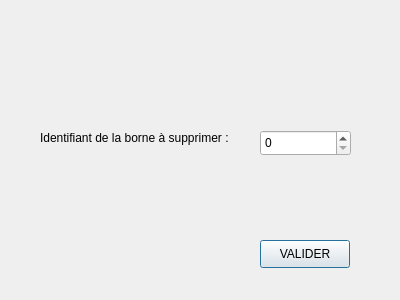
<?xml version="1.0" encoding="UTF-8"?>
<ui version="4.0">
 <class>supprimerBorne</class>
 <widget class="QDialog" name="supprimerBorne">
  <property name="geometry">
   <rect>
    <x>0</x>
    <y>0</y>
    <width>400</width>
    <height>300</height>
   </rect>
  </property>
  <property name="windowTitle">
   <string>supprimerBorne</string>
  </property>
  <widget class="QLabel" name="label">
   <property name="geometry">
    <rect>
     <x>40</x>
     <y>130</y>
     <width>221</width>
     <height>16</height>
    </rect>
   </property>
   <property name="text">
    <string>Identifiant de la borne à supprimer :</string>
   </property>
  </widget>
  <widget class="QSpinBox" name="id">
   <property name="geometry">
    <rect>
     <x>260</x>
     <y>130</y>
     <width>91</width>
     <height>26</height>
    </rect>
   </property>
  </widget>
  <widget class="QPushButton" name="pushButton">
   <property name="geometry">
    <rect>
     <x>260</x>
     <y>240</y>
     <width>90</width>
     <height>28</height>
    </rect>
   </property>
   <property name="text">
    <string>VALIDER</string>
   </property>
  </widget>
 </widget>
 <resources/>
 <connections>
  <connection>
   <sender>pushButton</sender>
   <signal>clicked()</signal>
   <receiver>supprimerBorne</receiver>
   <slot>accept()</slot>
   <hints>
    <hint type="sourcelabel">
     <x>304</x>
     <y>253</y>
    </hint>
    <hint type="destinationlabel">
     <x>199</x>
     <y>149</y>
    </hint>
   </hints>
  </connection>
 </connections>
</ui>
